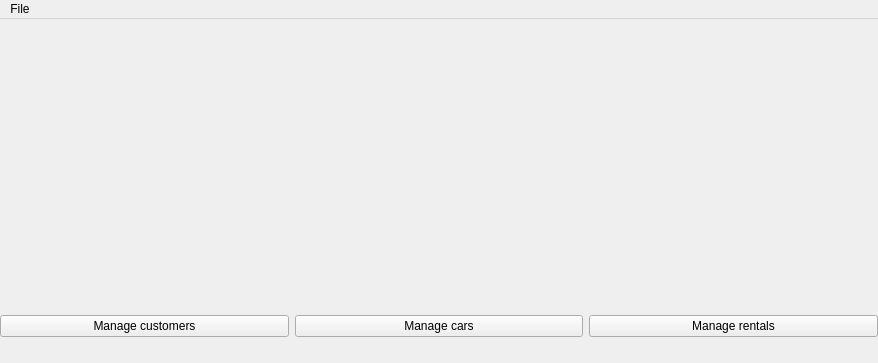
<?xml version="1.0" encoding="UTF-8"?>
<ui version="4.0">
 <class>MainWindow</class>
 <widget class="QMainWindow" name="MainWindow">
  <property name="enabled">
   <bool>true</bool>
  </property>
  <property name="geometry">
   <rect>
    <x>0</x>
    <y>0</y>
    <width>878</width>
    <height>363</height>
   </rect>
  </property>
  <property name="windowTitle">
   <string notr="true"/>
  </property>
  <widget class="QWidget" name="centralwidget">
   <widget class="QWidget" name="layoutWidget">
    <property name="geometry">
     <rect>
      <x>0</x>
      <y>0</y>
      <width>878</width>
      <height>318</height>
     </rect>
    </property>
    <layout class="QGridLayout" name="gridLayout">
     <item row="1" column="0">
      <widget class="QPushButton" name="customersButton">
       <property name="text">
        <string>Manage customers</string>
       </property>
      </widget>
     </item>
     <item row="0" column="2">
      <widget class="QLabel" name="rentalsIcon">
       <property name="text">
        <string/>
       </property>
       <property name="pixmap">
        <pixmap resource="pictures.qrc">:/pictures/Pictures/carrental.png</pixmap>
       </property>
       <property name="scaledContents">
        <bool>false</bool>
       </property>
       <property name="alignment">
        <set>Qt::AlignCenter</set>
       </property>
      </widget>
     </item>
     <item row="0" column="0">
      <widget class="QLabel" name="customersIcon">
       <property name="text">
        <string/>
       </property>
       <property name="pixmap">
        <pixmap resource="pictures.qrc">:/pictures/Pictures/people.png</pixmap>
       </property>
       <property name="alignment">
        <set>Qt::AlignCenter</set>
       </property>
      </widget>
     </item>
     <item row="1" column="2">
      <widget class="QPushButton" name="rentalsButton">
       <property name="text">
        <string>Manage rentals</string>
       </property>
      </widget>
     </item>
     <item row="0" column="1">
      <widget class="QLabel" name="carsIcon">
       <property name="text">
        <string/>
       </property>
       <property name="pixmap">
        <pixmap resource="pictures.qrc">:/pictures/Pictures/car.png</pixmap>
       </property>
       <property name="scaledContents">
        <bool>false</bool>
       </property>
       <property name="alignment">
        <set>Qt::AlignCenter</set>
       </property>
      </widget>
     </item>
     <item row="1" column="1">
      <widget class="QPushButton" name="carsButton">
       <property name="text">
        <string>Manage cars</string>
       </property>
      </widget>
     </item>
    </layout>
   </widget>
  </widget>
  <widget class="QMenuBar" name="menubar">
   <property name="geometry">
    <rect>
     <x>0</x>
     <y>0</y>
     <width>878</width>
     <height>21</height>
    </rect>
   </property>
   <widget class="QMenu" name="menuHello">
    <property name="title">
     <string>File</string>
    </property>
    <addaction name="actionExit"/>
   </widget>
   <addaction name="menuHello"/>
  </widget>
  <action name="actionExit">
   <property name="text">
    <string>Exit</string>
   </property>
  </action>
 </widget>
 <resources>
  <include location="pictures.qrc"/>
 </resources>
 <connections/>
</ui>
